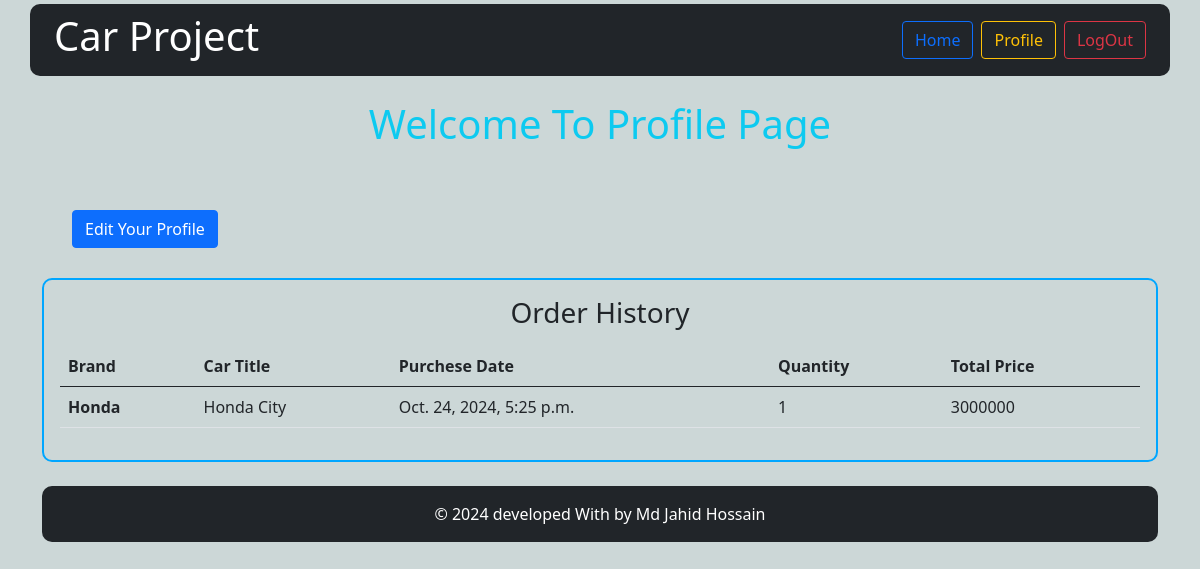
The page /author_app/profile/ (signed in) on the database its author committed.
### payment_app/models.py (models this page shows, shortened)
class PaymentModel(models.Model):
    car_model=models.ForeignKey(Post,on_delete=models.CASCADE)
    user=models.ForeignKey(User,on_delete=models.CASCADE)
    purchese_date=models.DateTimeField(auto_now_add=True)
    net_quantity=models.IntegerField()
    total_price=models.IntegerField()

### post_app/models.py (models this page shows, shortened)
class Post(models.Model):
    title = models.CharField(max_length=50)
    brand = models.CharField(max_length=100)
    price = models.IntegerField(null=True, blank=True)
    category = models.ManyToManyField(Category) #ekta post multiple categorir moddhe thakte pare abar ekta categorir moddhe multiple post thakte pare
    author = models.ForeignKey(User, on_delete=models.CASCADE)
    image = models.ImageField(upload_to='post_app/media/uploads/', blank=True, null=True)
    car_quantity = models.IntegerField(null=True, blank=True)

### author_app/views.py (the view)
# urls.py: path('profile/', views.ProfileView.as_view(), name='profile'),
class ProfileView(LoginRequiredMixin, TemplateView):
    template_name = 'profile.html'
    def get_context_data(self, **kwargs):
        context = super().get_context_data(**kwargs)
        context['data'] = Post.objects.filter(author=self.request.user)
        context['historie'] = PaymentModel.objects.all()
        return context

### author_app/templates/profile.html
{% extends 'base.html' %}
{% load crispy_forms_tags %}
{% block content %}
<h1 class="text-center text-info">Welcome To Profile Page</h1>
<br>
<a class="btn btn-primary" href="{% url 'edit_profile' %}" style="margin: 30px;">Edit Your Profile</a>
<br>
<div class="col-12 p-3 text-black" style="border: 2px solid rgb(0, 166, 255); border-radius:10px;">
    <h3 class="text-center">Order History</h3>
    <table class="table mt-3">
        <thead class="text-black">
            <tr>
                <th scope="col">Brand</th>
                <th scope="col">Car Title</th>
                <th scope="col">Purchese Date</th>
                <th scope="col">Quantity</th>
                <th scope="col">Total Price</th>
            </tr>
        </thead>
        <tbody class="table-group-divider">
            {% if historie %}
            {% for his in historie %}
            <tr class="text-black">
                <th scope="row">{{his.car_model.brand}}</th>
                <td>{{his.car_model.title}}</td>
                <td>{{his.purchese_date}}</td>
                <td>{{his.net_quantity}}</td>
                <td>{{his.total_price}}</td>
            </tr>
            {% endfor %}
            {% else %}
            <tr>
                <td colspan="5" class="text-center text-white">No Order Yet</td>
            </tr>
            {% endif %}
        </tbody>
    </table>
</div>
{% endblock content %}

### rows shown on the page
PaymentModel: car_model.brand "Honda", car_model "Honda City", purchese_date "Oct. 24, 2024, 5:25 p.m.", net_quantity "1", total_price "3000000"
